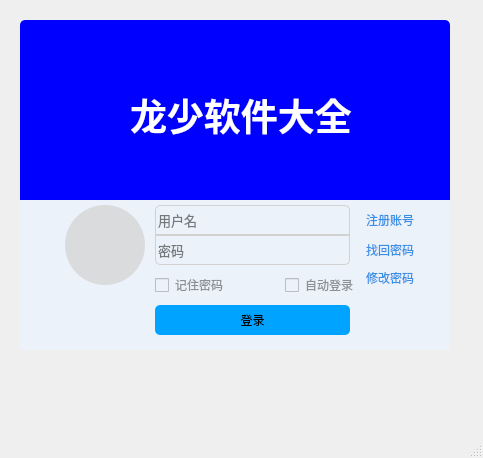
<?xml version="1.0" encoding="UTF-8"?>
<ui version="4.0">
 <class>MainWindow</class>
 <widget class="QMainWindow" name="MainWindow">
  <property name="enabled">
   <bool>true</bool>
  </property>
  <property name="geometry">
   <rect>
    <x>0</x>
    <y>0</y>
    <width>483</width>
    <height>458</height>
   </rect>
  </property>
  <property name="windowTitle">
   <string>龙少软件大全</string>
  </property>
  <widget class="QWidget" name="centralwidget">
   <widget class="QStackedWidget" name="stackedWidget">
    <property name="geometry">
     <rect>
      <x>20</x>
      <y>20</y>
      <width>430</width>
      <height>330</height>
     </rect>
    </property>
    <property name="styleSheet">
     <string notr="true">background-color: rgb(235, 242, 249);
border-radius: 5px;
font-family: 'Microsoft YaHei';</string>
    </property>
    <property name="currentIndex">
     <number>0</number>
    </property>
    <widget class="QWidget" name="page">
     <widget class="QPushButton" name="toFindBtn">
      <property name="geometry">
       <rect>
        <x>340</x>
        <y>215</y>
        <width>60</width>
        <height>30</height>
       </rect>
      </property>
      <property name="styleSheet">
       <string notr="true">QPushButton{
    font-size: 12px;
	color: rgb(57, 143, 230);
}
QPushButton:hover{
	color: rgb(111, 186, 248);
}</string>
      </property>
      <property name="text">
       <string>找回密码</string>
      </property>
     </widget>
     <widget class="QPushButton" name="toAlterBtn">
      <property name="geometry">
       <rect>
        <x>340</x>
        <y>245</y>
        <width>60</width>
        <height>25</height>
       </rect>
      </property>
      <property name="styleSheet">
       <string notr="true">QPushButton{
    font-size: 12px;
	color: rgb(57, 143, 230);
}
QPushButton:hover{
	color: rgb(111, 186, 248);
}</string>
      </property>
      <property name="text">
       <string>修改密码</string>
      </property>
     </widget>
     <widget class="QLineEdit" name="pwdLineEdit">
      <property name="geometry">
       <rect>
        <x>135</x>
        <y>215</y>
        <width>195</width>
        <height>30</height>
       </rect>
      </property>
      <property name="contextMenuPolicy">
       <enum>Qt::NoContextMenu</enum>
      </property>
      <property name="styleSheet">
       <string notr="true">QLineEdit{
	border-top-left-radius: 0px;
    border-top-right-radius: 0px;
	border-bottom-left-radius: 5px;
    border-bottom-right-radius: 5px;
    font-size: 13px;
    color: black;
    border: 1px solid #D1D1D1;
}
QLineEdit:hover{
    border: 1px solid #1583DD;
}</string>
      </property>
      <property name="maxLength">
       <number>18</number>
      </property>
      <property name="echoMode">
       <enum>QLineEdit::Password</enum>
      </property>
      <property name="placeholderText">
       <string>密码</string>
      </property>
     </widget>
     <widget class="QPushButton" name="toRegisterBtn">
      <property name="geometry">
       <rect>
        <x>340</x>
        <y>185</y>
        <width>60</width>
        <height>30</height>
       </rect>
      </property>
      <property name="styleSheet">
       <string notr="true">QPushButton{
    font-size: 12px;
	color: rgb(57, 143, 230);
}
QPushButton:hover{
	color: rgb(111, 186, 248);
}</string>
      </property>
      <property name="text">
       <string>注册账号</string>
      </property>
     </widget>
     <widget class="QPushButton" name="loginBtn">
      <property name="geometry">
       <rect>
        <x>135</x>
        <y>285</y>
        <width>195</width>
        <height>30</height>
       </rect>
      </property>
      <property name="styleSheet">
       <string notr="true">QPushButton{
	background-color: #00A3FF;
	border-radius: 5px;
}
QPushButton:hover{
	background-color: #3CC3F5;
}</string>
      </property>
      <property name="text">
       <string>登录</string>
      </property>
     </widget>
     <widget class="QCheckBox" name="remeberCheckBox">
      <property name="geometry">
       <rect>
        <x>135</x>
        <y>255</y>
        <width>75</width>
        <height>20</height>
       </rect>
      </property>
      <property name="styleSheet">
       <string notr="true">color: #8D9195;</string>
      </property>
      <property name="text">
       <string>记住密码</string>
      </property>
     </widget>
     <widget class="QCheckBox" name="autoLoginCheckBox">
      <property name="geometry">
       <rect>
        <x>265</x>
        <y>255</y>
        <width>75</width>
        <height>20</height>
       </rect>
      </property>
      <property name="styleSheet">
       <string notr="true">color: #8D9195;</string>
      </property>
      <property name="text">
       <string>自动登录</string>
      </property>
     </widget>
     <widget class="QLineEdit" name="userNameLineEdit">
      <property name="geometry">
       <rect>
        <x>135</x>
        <y>185</y>
        <width>195</width>
        <height>30</height>
       </rect>
      </property>
      <property name="styleSheet">
       <string notr="true">QLineEdit{
    border-top-left-radius: 5px;
    border-top-right-radius: 5px;
	border-bottom-left-radius: 0;
    border-bottom-right-radius: 0;
    font-size: 13px;
    color: black;
    border: 1px solid #D1D1D1;
}
QLineEdit:hover{
	border: 1px solid #1583DD;
}</string>
      </property>
      <property name="placeholderText">
       <string>用户名</string>
      </property>
     </widget>
     <widget class="QFrame" name="frame">
      <property name="geometry">
       <rect>
        <x>0</x>
        <y>0</y>
        <width>430</width>
        <height>180</height>
       </rect>
      </property>
      <property name="styleSheet">
       <string notr="true">background-color: rgb(0, 0, 255);
border-bottom-left-radius: 0;
border-bottom-right-radius: 0;</string>
      </property>
      <property name="frameShape">
       <enum>QFrame::StyledPanel</enum>
      </property>
      <property name="frameShadow">
       <enum>QFrame::Raised</enum>
      </property>
      <widget class="QPushButton" name="closeBtn">
       <property name="geometry">
        <rect>
         <x>400</x>
         <y>10</y>
         <width>16</width>
         <height>16</height>
        </rect>
       </property>
       <property name="styleSheet">
        <string notr="true">QPushButton{
	image: url(:/Icon/close2.png);
	border-radius: 0;
}
QPushButton:hover{
	image: url(:/Icon/close.png);
	background-color: rgb(255, 0, 0);
}</string>
       </property>
       <property name="text">
        <string/>
       </property>
      </widget>
      <widget class="QPushButton" name="miniBtn">
       <property name="geometry">
        <rect>
         <x>374</x>
         <y>10</y>
         <width>16</width>
         <height>16</height>
        </rect>
       </property>
       <property name="styleSheet">
        <string notr="true">QPushButton{
	image: url(:/Icon/mini2.png);
	border-radius: 0;
}
QPushButton:hover{
	image: url(:/Icon/mini.png);
}</string>
       </property>
       <property name="text">
        <string/>
       </property>
      </widget>
      <widget class="QLabel" name="label">
       <property name="enabled">
        <bool>false</bool>
       </property>
       <property name="geometry">
        <rect>
         <x>110</x>
         <y>50</y>
         <width>251</width>
         <height>91</height>
        </rect>
       </property>
       <property name="styleSheet">
        <string notr="true">border-radius: 0;</string>
       </property>
       <property name="text">
        <string>&lt;html&gt;&lt;head/&gt;&lt;body&gt;&lt;p&gt;&lt;span style=&quot; font-size:28pt; font-weight:600; color:#ffffff;&quot;&gt;龙少软件大全&lt;/span&gt;&lt;/p&gt;&lt;/body&gt;&lt;/html&gt;</string>
       </property>
      </widget>
     </widget>
     <widget class="QLabel" name="headPortraitLabel">
      <property name="geometry">
       <rect>
        <x>45</x>
        <y>185</y>
        <width>80</width>
        <height>80</height>
       </rect>
      </property>
      <property name="styleSheet">
       <string notr="true">border-image: url(:/Icon/user.png);
background-color: rgb(218, 219, 221);
border-radius:40px;</string>
      </property>
      <property name="text">
       <string/>
      </property>
     </widget>
    </widget>
    <widget class="QWidget" name="page_2">
     <widget class="QLabel" name="registerUsernameLabel">
      <property name="geometry">
       <rect>
        <x>70</x>
        <y>80</y>
        <width>80</width>
        <height>30</height>
       </rect>
      </property>
      <property name="text">
       <string>&lt;html&gt;&lt;head/&gt;&lt;body&gt;&lt;p&gt;&lt;span style=&quot; font-size:12pt; font-weight:600;&quot;&gt;账号：&lt;/span&gt;&lt;/p&gt;&lt;/body&gt;&lt;/html&gt;</string>
      </property>
     </widget>
     <widget class="QLabel" name="registerPwdLabel">
      <property name="geometry">
       <rect>
        <x>70</x>
        <y>110</y>
        <width>80</width>
        <height>30</height>
       </rect>
      </property>
      <property name="text">
       <string>&lt;html&gt;&lt;head/&gt;&lt;body&gt;&lt;p&gt;&lt;span style=&quot; font-size:12pt; font-weight:600;&quot;&gt;密码：&lt;/span&gt;&lt;/p&gt;&lt;/body&gt;&lt;/html&gt;</string>
      </property>
     </widget>
     <widget class="QLabel" name="registerPwd2Label">
      <property name="geometry">
       <rect>
        <x>70</x>
        <y>140</y>
        <width>80</width>
        <height>30</height>
       </rect>
      </property>
      <property name="text">
       <string>&lt;html&gt;&lt;head/&gt;&lt;body&gt;&lt;p&gt;&lt;span style=&quot; font-size:12pt; font-weight:600;&quot;&gt;确认密码：&lt;/span&gt;&lt;/p&gt;&lt;/body&gt;&lt;/html&gt;</string>
      </property>
     </widget>
     <widget class="QLineEdit" name="registerUsernamelineEdit">
      <property name="geometry">
       <rect>
        <x>150</x>
        <y>80</y>
        <width>195</width>
        <height>30</height>
       </rect>
      </property>
      <property name="styleSheet">
       <string notr="true">QLineEdit{
	border-top-left-radius: 5px;
    border-top-right-radius: 5px;
	border-bottom-left-radius: 0px;
    border-bottom-right-radius: 0px;
    font-size: 13px;
    color: black;
    border: 1px solid #D1D1D1;
}
QLineEdit:hover{
    border: 1px solid #1583DD;
}</string>
      </property>
     </widget>
     <widget class="QLineEdit" name="registerPwdlineEdit">
      <property name="geometry">
       <rect>
        <x>150</x>
        <y>110</y>
        <width>195</width>
        <height>30</height>
       </rect>
      </property>
      <property name="styleSheet">
       <string notr="true">QLineEdit{
	border-radius: 0px;
    font-size: 13px;
    color: black;
    border: 1px solid #D1D1D1;
}
QLineEdit:hover{
    border: 1px solid #1583DD;
}</string>
      </property>
     </widget>
     <widget class="QLineEdit" name="registerPwd2lineEdit">
      <property name="geometry">
       <rect>
        <x>150</x>
        <y>140</y>
        <width>195</width>
        <height>30</height>
       </rect>
      </property>
      <property name="styleSheet">
       <string notr="true">QLineEdit{
	border-radius: 0px;
    font-size: 13px;
    color: black;
    border: 1px solid #D1D1D1;
}
QLineEdit:hover{
    border: 1px solid #1583DD;
}</string>
      </property>
     </widget>
     <widget class="QPushButton" name="registerBtn">
      <property name="geometry">
       <rect>
        <x>255</x>
        <y>210</y>
        <width>90</width>
        <height>30</height>
       </rect>
      </property>
      <property name="styleSheet">
       <string notr="true">QPushButton{
	background-color: #00A3FF;
	border-radius: 5px;
}
QPushButton:hover{
	background-color: #3CC3F5;
}</string>
      </property>
      <property name="text">
       <string>注册</string>
      </property>
     </widget>
     <widget class="QPushButton" name="registerReturnLoginBtn">
      <property name="geometry">
       <rect>
        <x>150</x>
        <y>210</y>
        <width>90</width>
        <height>30</height>
       </rect>
      </property>
      <property name="styleSheet">
       <string notr="true">QPushButton{
	background-color: #00A3FF;
	border-radius: 5px;
}
QPushButton:hover{
	background-color: #3CC3F5;
}</string>
      </property>
      <property name="text">
       <string>返回</string>
      </property>
     </widget>
     <widget class="QLabel" name="registerMobileLabel">
      <property name="geometry">
       <rect>
        <x>70</x>
        <y>170</y>
        <width>80</width>
        <height>30</height>
       </rect>
      </property>
      <property name="text">
       <string>&lt;html&gt;&lt;head/&gt;&lt;body&gt;&lt;p&gt;&lt;span style=&quot; font-size:12pt; font-weight:600;&quot;&gt;手机号：&lt;/span&gt;&lt;/p&gt;&lt;/body&gt;&lt;/html&gt;</string>
      </property>
     </widget>
     <widget class="QLineEdit" name="registerMobileLineEdit">
      <property name="geometry">
       <rect>
        <x>150</x>
        <y>170</y>
        <width>195</width>
        <height>30</height>
       </rect>
      </property>
      <property name="styleSheet">
       <string notr="true">QLineEdit{
	border-top-left-radius: 0px;
    border-top-right-radius: 0px;
	border-bottom-left-radius: 5px;
    border-bottom-right-radius: 5px;
    font-size: 13px;
    color: black;
    border: 1px solid #D1D1D1;
}
QLineEdit:hover{
    border: 1px solid #1583DD;
}</string>
      </property>
     </widget>
    </widget>
    <widget class="QWidget" name="page_3">
     <widget class="QLineEdit" name="alterUsernamelineEdit">
      <property name="geometry">
       <rect>
        <x>150</x>
        <y>60</y>
        <width>195</width>
        <height>30</height>
       </rect>
      </property>
      <property name="styleSheet">
       <string notr="true">QLineEdit{
	border-top-left-radius: 5px;
    border-top-right-radius: 5px;
	border-bottom-left-radius: 0px;
    border-bottom-right-radius: 0px;
    font-size: 13px;
    color: black;
    border: 1px solid #D1D1D1;
}
QLineEdit:hover{
    border: 1px solid #1583DD;
}</string>
      </property>
     </widget>
     <widget class="QLineEdit" name="alterOldPwdlineEdit">
      <property name="geometry">
       <rect>
        <x>150</x>
        <y>90</y>
        <width>195</width>
        <height>30</height>
       </rect>
      </property>
      <property name="styleSheet">
       <string notr="true">QLineEdit{
	border-radius: 0px;
    font-size: 13px;
    color: black;
    border: 1px solid #D1D1D1;
}
QLineEdit:hover{
    border: 1px solid #1583DD;
}</string>
      </property>
     </widget>
     <widget class="QLineEdit" name="alterNewPwdlineEdit">
      <property name="geometry">
       <rect>
        <x>150</x>
        <y>150</y>
        <width>195</width>
        <height>30</height>
       </rect>
      </property>
      <property name="styleSheet">
       <string notr="true">QLineEdit{
	border-radius: 0px;
    font-size: 13px;
    color: black;
    border: 1px solid #D1D1D1;
}
QLineEdit:hover{
    border: 1px solid #1583DD;
}</string>
      </property>
     </widget>
     <widget class="QLabel" name="alterOldPwdLabel">
      <property name="geometry">
       <rect>
        <x>70</x>
        <y>90</y>
        <width>80</width>
        <height>30</height>
       </rect>
      </property>
      <property name="text">
       <string>&lt;html&gt;&lt;head/&gt;&lt;body&gt;&lt;p&gt;&lt;span style=&quot; font-size:12pt; font-weight:600;&quot;&gt;旧密码：&lt;/span&gt;&lt;/p&gt;&lt;/body&gt;&lt;/html&gt;</string>
      </property>
     </widget>
     <widget class="QPushButton" name="alterReturnLoginBtn">
      <property name="geometry">
       <rect>
        <x>150</x>
        <y>220</y>
        <width>90</width>
        <height>30</height>
       </rect>
      </property>
      <property name="styleSheet">
       <string notr="true">QPushButton{
	background-color: #00A3FF;
	border-radius: 5px;
}
QPushButton:hover{
	background-color: #3CC3F5;
}</string>
      </property>
      <property name="text">
       <string>返回</string>
      </property>
     </widget>
     <widget class="QPushButton" name="alterBtn">
      <property name="geometry">
       <rect>
        <x>255</x>
        <y>220</y>
        <width>90</width>
        <height>30</height>
       </rect>
      </property>
      <property name="styleSheet">
       <string notr="true">QPushButton{
	background-color: #00A3FF;
	border-radius: 5px;
}
QPushButton:hover{
	background-color: #3CC3F5;
}</string>
      </property>
      <property name="text">
       <string>修改</string>
      </property>
     </widget>
     <widget class="QLabel" name="alterUsernameLabel">
      <property name="geometry">
       <rect>
        <x>70</x>
        <y>60</y>
        <width>80</width>
        <height>30</height>
       </rect>
      </property>
      <property name="text">
       <string>&lt;html&gt;&lt;head/&gt;&lt;body&gt;&lt;p&gt;&lt;span style=&quot; font-size:12pt; font-weight:600;&quot;&gt;账号：&lt;/span&gt;&lt;/p&gt;&lt;/body&gt;&lt;/html&gt;</string>
      </property>
     </widget>
     <widget class="QLabel" name="alterNewPwdLabel">
      <property name="geometry">
       <rect>
        <x>70</x>
        <y>150</y>
        <width>80</width>
        <height>30</height>
       </rect>
      </property>
      <property name="text">
       <string>&lt;html&gt;&lt;head/&gt;&lt;body&gt;&lt;p&gt;&lt;span style=&quot; font-size:12pt; font-weight:600;&quot;&gt;新密码：&lt;/span&gt;&lt;/p&gt;&lt;/body&gt;&lt;/html&gt;</string>
      </property>
     </widget>
     <widget class="QLabel" name="alterNewPwd2Label">
      <property name="geometry">
       <rect>
        <x>70</x>
        <y>180</y>
        <width>80</width>
        <height>30</height>
       </rect>
      </property>
      <property name="text">
       <string>&lt;html&gt;&lt;head/&gt;&lt;body&gt;&lt;p&gt;&lt;span style=&quot; font-size:12pt; font-weight:600;&quot;&gt;确认密码：&lt;/span&gt;&lt;/p&gt;&lt;/body&gt;&lt;/html&gt;</string>
      </property>
     </widget>
     <widget class="QLineEdit" name="alterNewPwd2lineEdit">
      <property name="geometry">
       <rect>
        <x>150</x>
        <y>180</y>
        <width>195</width>
        <height>30</height>
       </rect>
      </property>
      <property name="styleSheet">
       <string notr="true">QLineEdit{
	border-top-left-radius: 0px;
    border-top-right-radius: 0px;
	border-bottom-left-radius: 5px;
    border-bottom-right-radius: 5px;
    font-size: 13px;
    color: black;
    border: 1px solid #D1D1D1;
}
QLineEdit:hover{
    border: 1px solid #1583DD;
}</string>
      </property>
     </widget>
     <widget class="QLabel" name="alterMobileLabel">
      <property name="geometry">
       <rect>
        <x>70</x>
        <y>120</y>
        <width>80</width>
        <height>30</height>
       </rect>
      </property>
      <property name="text">
       <string>&lt;html&gt;&lt;head/&gt;&lt;body&gt;&lt;p&gt;&lt;span style=&quot; font-size:12pt; font-weight:600;&quot;&gt;手机号：&lt;/span&gt;&lt;/p&gt;&lt;/body&gt;&lt;/html&gt;</string>
      </property>
     </widget>
     <widget class="QLineEdit" name="alterMobileLineEdit">
      <property name="geometry">
       <rect>
        <x>150</x>
        <y>120</y>
        <width>195</width>
        <height>30</height>
       </rect>
      </property>
      <property name="styleSheet">
       <string notr="true">QLineEdit{
	border-radius: 0px;
    font-size: 13px;
    color: black;
    border: 1px solid #D1D1D1;
}
QLineEdit:hover{
    border: 1px solid #1583DD;
}</string>
      </property>
     </widget>
    </widget>
    <widget class="QWidget" name="page_4">
     <widget class="QLineEdit" name="findUsernameLineEdit">
      <property name="geometry">
       <rect>
        <x>150</x>
        <y>80</y>
        <width>195</width>
        <height>30</height>
       </rect>
      </property>
      <property name="styleSheet">
       <string notr="true">QLineEdit{
	border-top-left-radius: 5px;
    border-top-right-radius: 5px;
	border-bottom-left-radius: 0px;
    border-bottom-right-radius: 0px;
    font-size: 13px;
    color: black;
    border: 1px solid #D1D1D1;
}
QLineEdit:hover{
    border: 1px solid #1583DD;
}</string>
      </property>
     </widget>
     <widget class="QLineEdit" name="findMobileLineEdit">
      <property name="geometry">
       <rect>
        <x>150</x>
        <y>110</y>
        <width>195</width>
        <height>30</height>
       </rect>
      </property>
      <property name="styleSheet">
       <string notr="true">QLineEdit{
	border-radius: 0px;
    font-size: 13px;
    color: black;
    border: 1px solid #D1D1D1;
}
QLineEdit:hover{
    border: 1px solid #1583DD;
}</string>
      </property>
     </widget>
     <widget class="QPushButton" name="findReturnLoginBtn">
      <property name="geometry">
       <rect>
        <x>150</x>
        <y>210</y>
        <width>90</width>
        <height>30</height>
       </rect>
      </property>
      <property name="styleSheet">
       <string notr="true">QPushButton{
	background-color: #00A3FF;
	border-radius: 5px;
}
QPushButton:hover{
	background-color: #3CC3F5;
}</string>
      </property>
      <property name="text">
       <string>返回</string>
      </property>
     </widget>
     <widget class="QLabel" name="findMobileLabel">
      <property name="geometry">
       <rect>
        <x>70</x>
        <y>110</y>
        <width>80</width>
        <height>30</height>
       </rect>
      </property>
      <property name="text">
       <string>&lt;html&gt;&lt;head/&gt;&lt;body&gt;&lt;p&gt;&lt;span style=&quot; font-size:12pt; font-weight:600;&quot;&gt;手机号：&lt;/span&gt;&lt;/p&gt;&lt;/body&gt;&lt;/html&gt;</string>
      </property>
     </widget>
     <widget class="QLabel" name="findNewPwd2Label">
      <property name="geometry">
       <rect>
        <x>70</x>
        <y>170</y>
        <width>80</width>
        <height>30</height>
       </rect>
      </property>
      <property name="text">
       <string>&lt;html&gt;&lt;head/&gt;&lt;body&gt;&lt;p&gt;&lt;span style=&quot; font-size:12pt; font-weight:600;&quot;&gt;确认密码：&lt;/span&gt;&lt;/p&gt;&lt;/body&gt;&lt;/html&gt;</string>
      </property>
     </widget>
     <widget class="QLabel" name="findUsernameLabel">
      <property name="geometry">
       <rect>
        <x>70</x>
        <y>80</y>
        <width>80</width>
        <height>30</height>
       </rect>
      </property>
      <property name="text">
       <string>&lt;html&gt;&lt;head/&gt;&lt;body&gt;&lt;p&gt;&lt;span style=&quot; font-size:12pt; font-weight:600;&quot;&gt;账号：&lt;/span&gt;&lt;/p&gt;&lt;/body&gt;&lt;/html&gt;</string>
      </property>
     </widget>
     <widget class="QLabel" name="findNewPwdLabel">
      <property name="geometry">
       <rect>
        <x>70</x>
        <y>140</y>
        <width>80</width>
        <height>30</height>
       </rect>
      </property>
      <property name="text">
       <string>&lt;html&gt;&lt;head/&gt;&lt;body&gt;&lt;p&gt;&lt;span style=&quot; font-size:12pt; font-weight:600;&quot;&gt;新密码：&lt;/span&gt;&lt;/p&gt;&lt;/body&gt;&lt;/html&gt;</string>
      </property>
     </widget>
     <widget class="QLineEdit" name="findNewPwdLineEdit">
      <property name="geometry">
       <rect>
        <x>150</x>
        <y>140</y>
        <width>195</width>
        <height>30</height>
       </rect>
      </property>
      <property name="styleSheet">
       <string notr="true">QLineEdit{
	border-radius: 0px;
    font-size: 13px;
    color: black;
    border: 1px solid #D1D1D1;
}
QLineEdit:hover{
    border: 1px solid #1583DD;
}</string>
      </property>
     </widget>
     <widget class="QLineEdit" name="findNewPwd2LineEdit">
      <property name="geometry">
       <rect>
        <x>150</x>
        <y>170</y>
        <width>195</width>
        <height>30</height>
       </rect>
      </property>
      <property name="styleSheet">
       <string notr="true">QLineEdit{
	border-top-left-radius: 0px;
    border-top-right-radius: 0px;
	border-bottom-left-radius: 5px;
    border-bottom-right-radius: 5px;
    font-size: 13px;
    color: black;
    border: 1px solid #D1D1D1;
}
QLineEdit:hover{
    border: 1px solid #1583DD;
}</string>
      </property>
     </widget>
     <widget class="QPushButton" name="findBtn">
      <property name="geometry">
       <rect>
        <x>255</x>
        <y>210</y>
        <width>90</width>
        <height>30</height>
       </rect>
      </property>
      <property name="styleSheet">
       <string notr="true">QPushButton{
	background-color: #00A3FF;
	border-radius: 5px;
}
QPushButton:hover{
	background-color: #3CC3F5;
}</string>
      </property>
      <property name="text">
       <string>找回</string>
      </property>
     </widget>
    </widget>
   </widget>
  </widget>
  <widget class="QMenuBar" name="menubar">
   <property name="geometry">
    <rect>
     <x>0</x>
     <y>0</y>
     <width>483</width>
     <height>22</height>
    </rect>
   </property>
  </widget>
  <widget class="QStatusBar" name="statusbar"/>
 </widget>
 <resources/>
 <connections>
  <connection>
   <sender>closeBtn</sender>
   <signal>clicked()</signal>
   <receiver>MainWindow</receiver>
   <slot>close()</slot>
   <hints>
    <hint type="sourcelabel">
     <x>425</x>
     <y>65</y>
    </hint>
    <hint type="destinationlabel">
     <x>469</x>
     <y>255</y>
    </hint>
   </hints>
  </connection>
  <connection>
   <sender>miniBtn</sender>
   <signal>clicked()</signal>
   <receiver>MainWindow</receiver>
   <slot>lower()</slot>
   <hints>
    <hint type="sourcelabel">
     <x>398</x>
     <y>59</y>
    </hint>
    <hint type="destinationlabel">
     <x>362</x>
     <y>31</y>
    </hint>
   </hints>
  </connection>
 </connections>
</ui>
